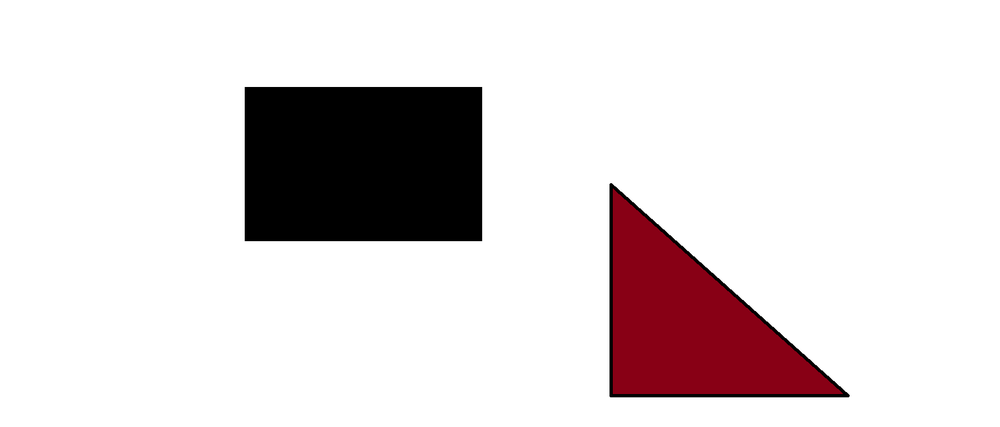
#> input picture HomeWork2/sobel_gradyan/for_sobel.png, 1000 x 427 px, shrunk from 1516 x 648 before the run
$ python sobel_gradyan.py   (older library calls are emulated)
#> lines starting #> are read from the running program, lines starting #| are printed output that depends on the picture
import cv2
import numpy as np
import matplotlib.pyplot as plt

# Görüntüyü yükle ve gri tonlamaya çevir
image = cv2.imread("for_sobel.png", cv2.IMREAD_GRAYSCALE)
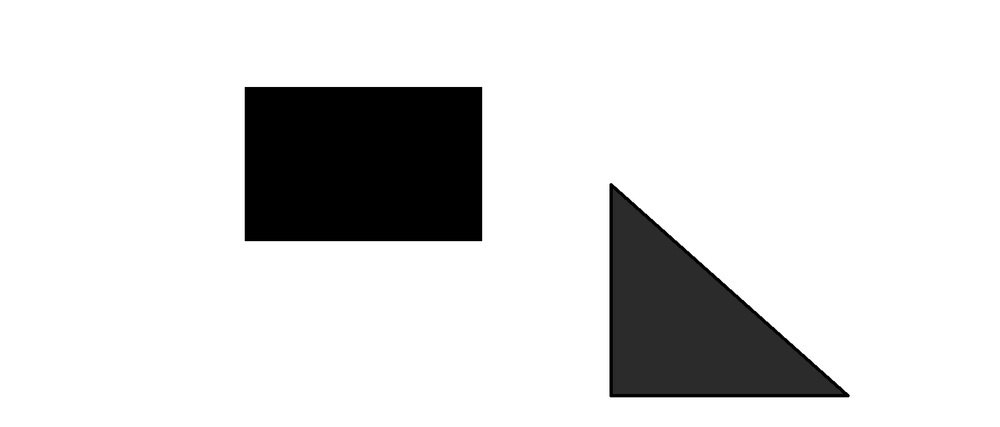
#> image: shape (427, 1000); min 0, max 255, mean 219.9

# x ve y doğrultusunda Sobel gradyanları hesapla
sobel_x = cv2.Sobel(image, cv2.CV_64F, 1, 0, ksize=3)
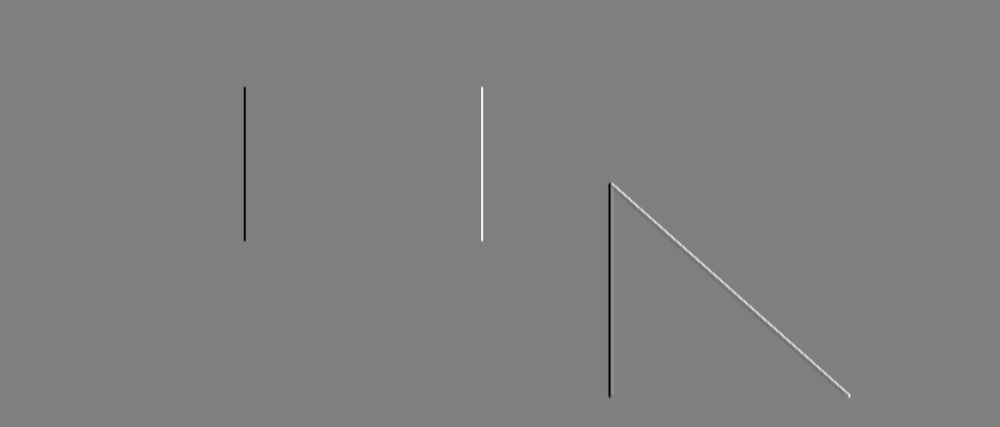
#> sobel_x: shape (427, 1000) float64; min -1020, max 1020, mean 0; drawn with min black and max white
sobel_y = cv2.Sobel(image, cv2.CV_64F, 0, 1, ksize=3)

# Gradyan büyüklüğünü ve yönünü hesapla
gradient_magnitude = np.sqrt(sobel_x**2 + sobel_y**2)
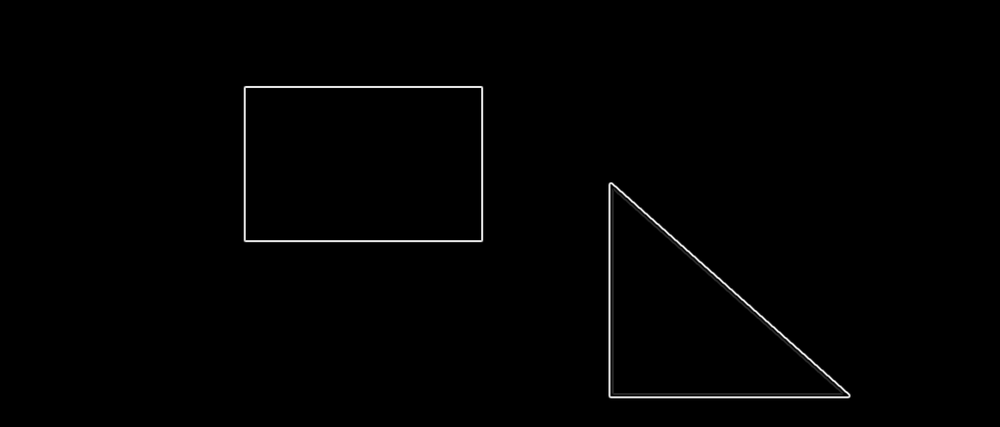
#> gradient_magnitude: shape (427, 1000) float64; min 0, max 1087.8, mean 8; drawn with min black and max white
gradient_direction = np.arctan2(sobel_y, sobel_x) * (180 / np.pi)  # Dereceye çevir
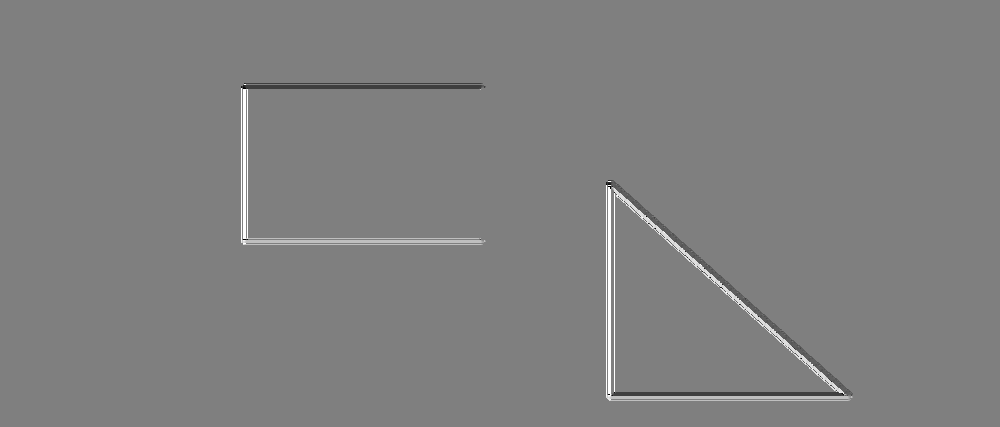
#> gradient_direction: shape (427, 1000) float64; min -179.9, max 180, mean 1; drawn with min black and max white

# Gradyan büyüklüğünü normalize et ve 8 bit olarak sakla
gradient_magnitude = cv2.convertScaleAbs(gradient_magnitude)

# Görüntüleri göster
plt.figure(figsize=(12, 6))
plt.subplot(1, 3, 1)
plt.title("Orijinal Görüntü")
plt.imshow(image, cmap="gray")
plt.subplot(1, 3, 2)
plt.title("Gradyan Büyüklüğü")
plt.imshow(gradient_magnitude, cmap="gray")
plt.subplot(1, 3, 3)
plt.title("Gradyan Yönü (Açı)")
plt.imshow(gradient_direction, cmap="hsv")  # HSV ile görselleştir
plt.colorbar(label="Derece")
plt.show()
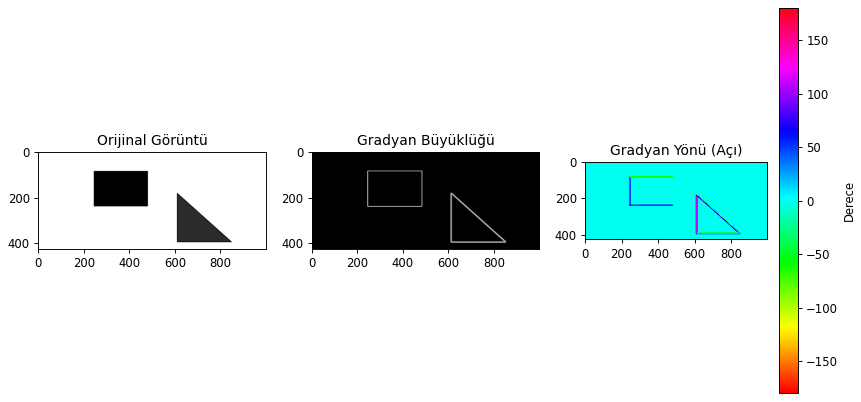
#> figure drawn by matplotlib, 4 panels
